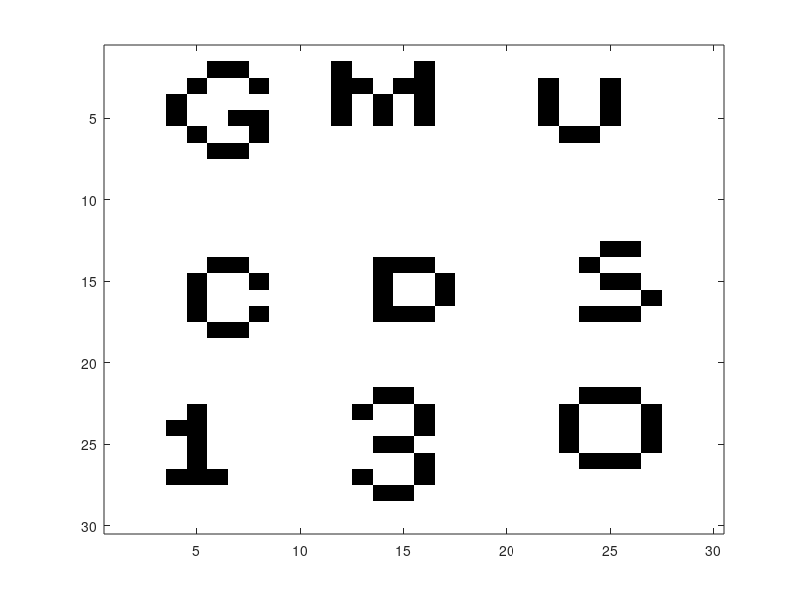

Here is the MATLAB script that generated this plot:
%Assignment 12
%done by Madina Kanafina
%November 15, 2024

clear; clc

A	=	[	0	0	0	0	0	0	0	0	0	0	0	0	0	0	0	0	0	0	0	0	0	0	0	0	0	0	0	0	0	0	;
0	0	0	0	0	1	1	0	0	0	0	1	0	0	0	1	0	0	0	0	0	0	0	0	0	0	0	0	0	0	;
0	0	0	0	1	0	0	1	0	0	0	1	1	0	1	1	0	0	0	0	0	1	0	0	1	0	0	0	0	0	;
0	0	0	1	0	0	0	0	0	0	0	1	0	1	0	1	0	0	0	0	0	1	0	0	1	0	0	0	0	0	;
0	0	0	1	0	0	1	1	0	0	0	1	0	1	0	1	0	0	0	0	0	1	0	0	1	0	0	0	0	0	;
0	0	0	0	1	0	0	1	0	0	0	0	0	0	0	0	0	0	0	0	0	0	1	1	0	0	0	0	0	0	;
0	0	0	0	0	1	1	0	0	0	0	0	0	0	0	0	0	0	0	0	0	0	0	0	0	0	0	0	0	0	;
0	0	0	0	0	0	0	0	0	0	0	0	0	0	0	0	0	0	0	0	0	0	0	0	0	0	0	0	0	0	;
0	0	0	0	0	0	0	0	0	0	0	0	0	0	0	0	0	0	0	0	0	0	0	0	0	0	0	0	0	0	;
0	0	0	0	0	0	0	0	0	0	0	0	0	0	0	0	0	0	0	0	0	0	0	0	0	0	0	0	0	0	;
0	0	0	0	0	0	0	0	0	0	0	0	0	0	0	0	0	0	0	0	0	0	0	0	0	0	0	0	0	0	;
0	0	0	0	0	0	0	0	0	0	0	0	0	0	0	0	0	0	0	0	0	0	0	0	0	0	0	0	0	0	;
0	0	0	0	0	0	0	0	0	0	0	0	0	0	0	0	0	0	0	0	0	0	0	0	1	1	0	0	0	0	;
0	0	0	0	0	1	1	0	0	0	0	0	0	1	1	1	0	0	0	0	0	0	0	1	0	0	0	0	0	0	;
0	0	0	0	1	0	0	1	0	0	0	0	0	1	0	0	1	0	0	0	0	0	0	0	1	1	0	0	0	0	;
0	0	0	0	1	0	0	0	0	0	0	0	0	1	0	0	1	0	0	0	0	0	0	0	0	0	1	0	0	0	;
0	0	0	0	1	0	0	1	0	0	0	0	0	1	1	1	0	0	0	0	0	0	0	1	1	1	0	0	0	0	;
0	0	0	0	0	1	1	0	0	0	0	0	0	0	0	0	0	0	0	0	0	0	0	0	0	0	0	0	0	0	;
0	0	0	0	0	0	0	0	0	0	0	0	0	0	0	0	0	0	0	0	0	0	0	0	0	0	0	0	0	0	;
0	0	0	0	0	0	0	0	0	0	0	0	0	0	0	0	0	0	0	0	0	0	0	0	0	0	0	0	0	0	;
0	0	0	0	0	0	0	0	0	0	0	0	0	0	0	0	0	0	0	0	0	0	0	0	0	0	0	0	0	0	;
0	0	0	0	0	0	0	0	0	0	0	0	0	1	1	0	0	0	0	0	0	0	0	1	1	1	0	0	0	0	;
0	0	0	0	1	0	0	0	0	0	0	0	1	0	0	1	0	0	0	0	0	0	1	0	0	0	1	0	0	0	;
0	0	0	1	1	0	0	0	0	0	0	0	0	0	0	1	0	0	0	0	0	0	1	0	0	0	1	0	0	0	;
0	0	0	0	1	0	0	0	0	0	0	0	0	1	1	0	0	0	0	0	0	0	1	0	0	0	1	0	0	0	;
0	0	0	0	1	0	0	0	0	0	0	0	0	0	0	1	0	0	0	0	0	0	0	1	1	1	0	0	0	0	;
0	0	0	1	1	1	0	0	0	0	0	0	1	0	0	1	0	0	0	0	0	0	0	0	0	0	0	0	0	0	;
0	0	0	0	0	0	0	0	0	0	0	0	0	1	1	0	0	0	0	0	0	0	0	0	0	0	0	0	0	0	;
0	0	0	0	0	0	0	0	0	0	0	0	0	0	0	0	0	0	0	0	0	0	0	0	0	0	0	0	0	0	;
0	0	0	0	0	0	0	0	0	0	0	0	0	0	0	0	0	0	0	0	0	0	0	0	0	0	0	0	0	0	] ;

counter = 0;

for row = 1:28          
    for col = 1:29
        if A(row, col) == 1 && ...    %to check if required positions in A match the pattern
           A(row +1, col) ==1 && ...
           A(row +2, col +1) ==1
            counter = counter +1;     %if they match, increment the counter and print the location
            fprintf('#%d: at (%d, %d)\n', counter, row, col)
        end
    end
end

fprintf('Total matches found: %d\n', counter)    %to display the total count of matches

myColormap = [1 1 1; 0 0 0];    %define colormap for displaying image
colormap(myColormap);       
imagesc(A)                     %to display the image
